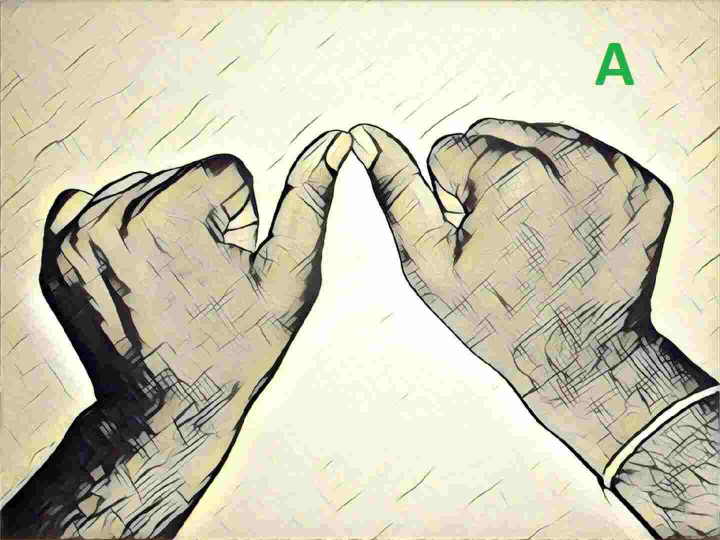
#> input picture letters/a.jpg, 1440 x 1080 px, given in place of the camera (shown at 1/2 size)
$ python main.py   (older library calls are emulated)
#> lines starting #> are read from the running program, lines starting #| are printed output that depends on the picture; after the words box and inside, x2 and y2 are one past the last pixel; in counts of white or black regions, pixels touching at a corner belong together
### utils/image_transformation.py
import cv2
import numpy as np
import math
# [10 lines left out: function transform, not called in this run]

def resize(frame,size):
	return cv2.resize(frame,(size,size))

# [47 lines left out: functions threshold, get_contours, auto_canny, not called in this run]

def write_text(frame,text):
	font                   = cv2.FONT_HERSHEY_SIMPLEX
	bottomLeftCornerOfText = (50,50)
	fontScale              = 2
	fontColor              = (0,0,255)
	lineType               = 3

	cv2.putText(frame,text,bottomLeftCornerOfText,font,fontScale,fontColor,lineType)
	return frame

### main.py
from gtts import gTTS
import os
import cv2
import numpy as np
from utils.image_transformation import transform
from utils.image_transformation import write_text
from utils.load_data import process_image
import pickle
from sklearn.metrics import adjusted_rand_score
from utils.predict_labels import predict_label_correlation,predict_label_svm
def Image(path):
	frame = cv2.imread(path)

	o_frame = transform(frame)
	label = predict_label_svm(frame)

	annotated_img = write_text(frame,label)
	print(label)
	cv2.imshow('input',annotated_img)
	cv2.imshow('output',o_frame)
	cv2.waitKey(0)

def Video():
	# code for sentence
	word = ' '

	cap = cv2.VideoCapture(0)
	while not cap.isOpened():
		cap = cv2.VideoCapture(0)
		cv2.waitKey(1000)
	label = ''
	blank=''
	cntr = 1
	while True:
		flag, frame = cap.read()
#> frame is the input picture: shape (1080, 1440, 3); mean B, G, R 178.1, 199.3, 203.5
		# label = predict_label_svm(frame[100:300,400:600])
		if flag:
			frame = cv2.flip(frame,1)
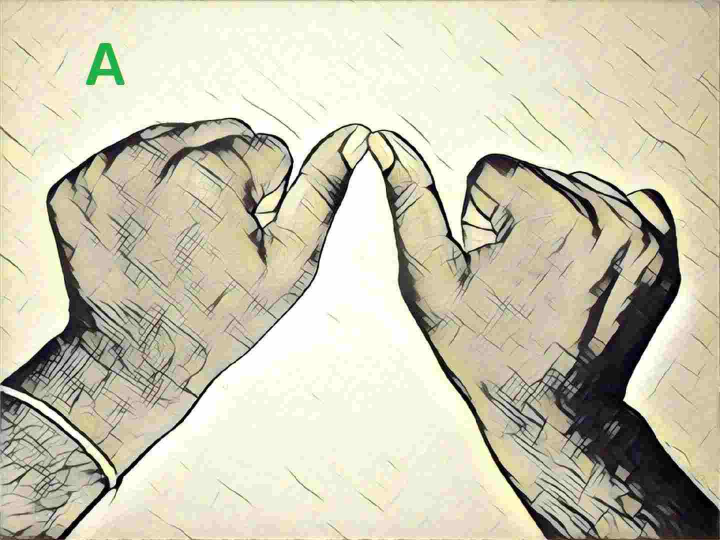
#> frame: shape (1080, 1440, 3) (shown at 1/2 size); mean B, G, R 178.1, 199.3, 203.5
			cv2.rectangle(frame,(400,100),(600,300),(255,0,0),2)
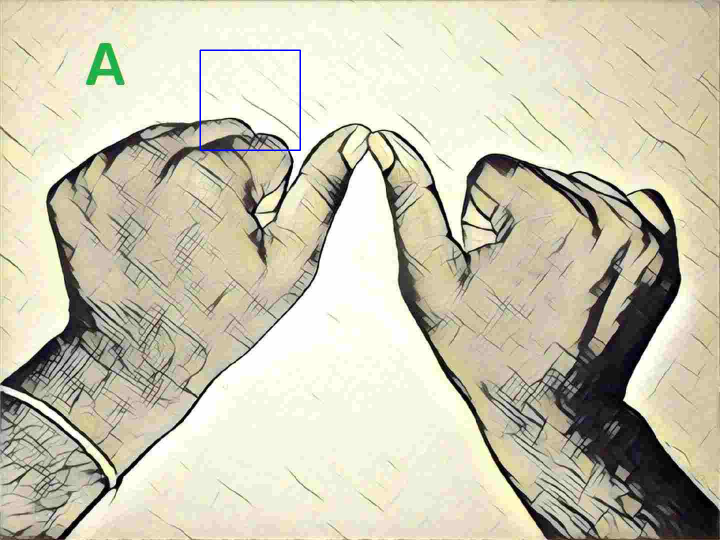
#> frame: shape (1080, 1440, 3) (shown at 1/2 size); 0.15% of pixels changed, all inside (x1, y1, x2, y2) = (399, 99, 602, 302)
			annotated_frame = write_text(frame,blank)
			cv2.imshow('input',annotated_frame)

		else:
			cv2.waitKey(1000)
		k = cv2.waitKey(5)
#> (key Esc is pressed here)
		#    tab breaks the flow -> text+audio
		if k == 27:
			return word
			break

		elif k == 9:
			label = predict_label_svm(frame[100:300,400:600])
			word=word+label

		elif k == ord('s'):
			cv2.imwrite('images/'+str(cntr)+'.jpg',frame[100:300,400:600])
			cntr += 1
			# adding a space with enter
		elif k == 13:
			label = " "
			word=word+label

# [8 lines of commented-out code are left out]

def test_images_correlation():
	with open('data/train.pickle', 'rb') as handle:
		train = pickle.load(handle)
	with open('data/test.pickle', 'rb') as handle:
		test = pickle.load(handle)
	for test_image in test:
		correlation={}
		best_value = 0
		found=''
		for key in train.keys():

			acc_list = []
			for img in train[key]:
				acc_list.append(adjusted_rand_score(img,test[test_image]))

			correlation[key]=max(acc_list)
			if correlation[key]>best_value:
				best_value=correlation[key]
				found = key
		print('Input: '+test_image+', Detected: '+found+' -> ' + str(test_image==found) + ' -> Confidence: ' + str(best_value))


if __name__ == "__main__":
	# test_transformation()
	#test_images_correlation()
	Video()
	cv2.destroyAllWindows()

$ run again, on letters/b.jpg
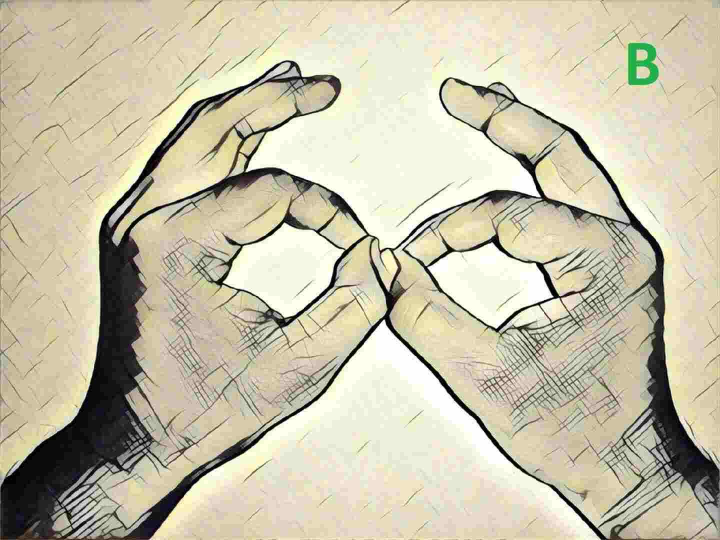
#> input picture letters/b.jpg, 1440 x 1080 px, given in place of the camera (shown at 1/2 size)
#> in Video, frame is the input picture: shape (1080, 1440, 3); mean B, G, R 170.2, 193.5, 199.7
#> in Video, `frame = cv2.flip(frame,1)`:
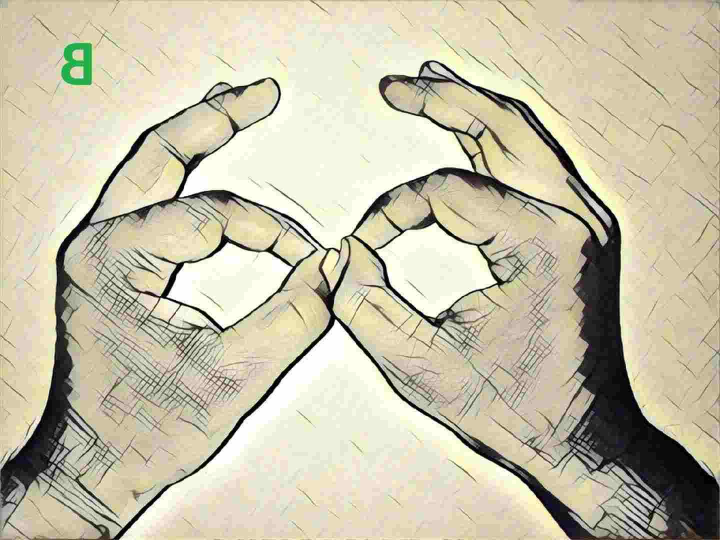
#> frame: shape (1080, 1440, 3) (shown at 1/2 size); mean B, G, R 170.2, 193.5, 199.7
#> in Video, `cv2.rectangle(frame,(400,100),(600,300),(255,0,0),2)`:
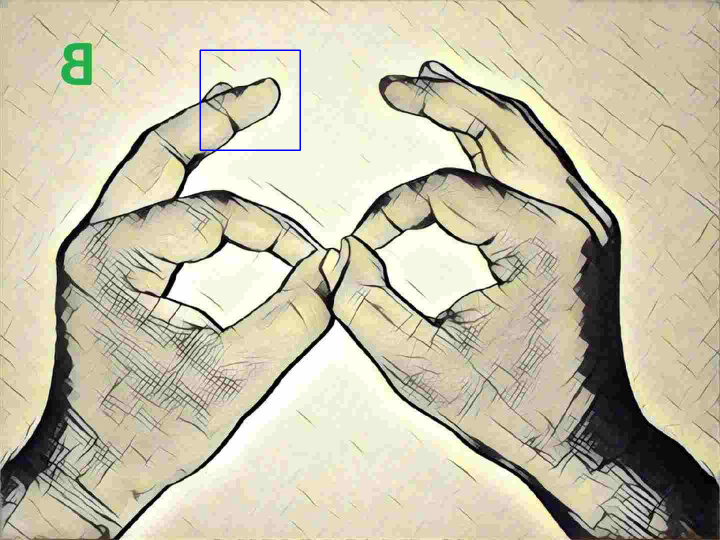
#> frame: shape (1080, 1440, 3) (shown at 1/2 size); 0.15% of pixels changed, all inside (x1, y1, x2, y2) = (399, 99, 602, 302)

$ run again, on letters/c.jpg
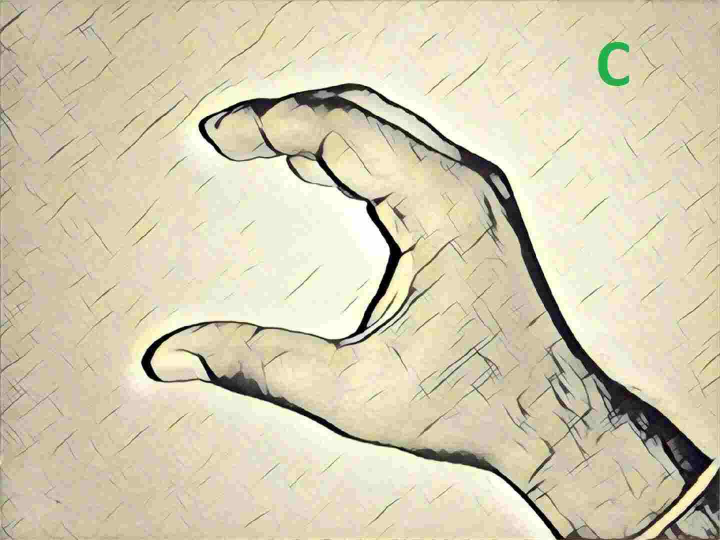
#> input picture letters/c.jpg, 1440 x 1080 px, given in place of the camera (shown at 1/2 size)
#> in Video, frame is the input picture: shape (1080, 1440, 3); mean B, G, R 178.7, 204.6, 213.6
#> in Video, `frame = cv2.flip(frame,1)`:
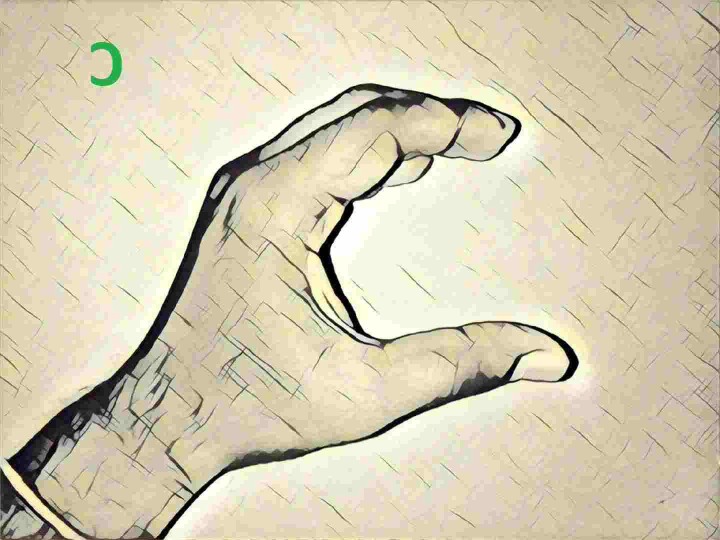
#> frame: shape (1080, 1440, 3) (shown at 1/2 size); mean B, G, R 178.7, 204.6, 213.6
#> in Video, `cv2.rectangle(frame,(400,100),(600,300),(255,0,0),2)`:
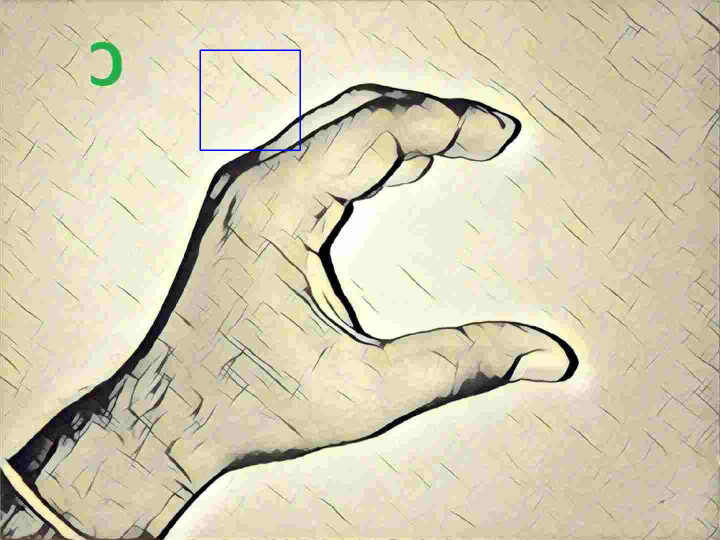
#> frame: shape (1080, 1440, 3) (shown at 1/2 size); 0.15% of pixels changed, all inside (x1, y1, x2, y2) = (399, 99, 602, 302)

$ run again, on letters/d.jpg
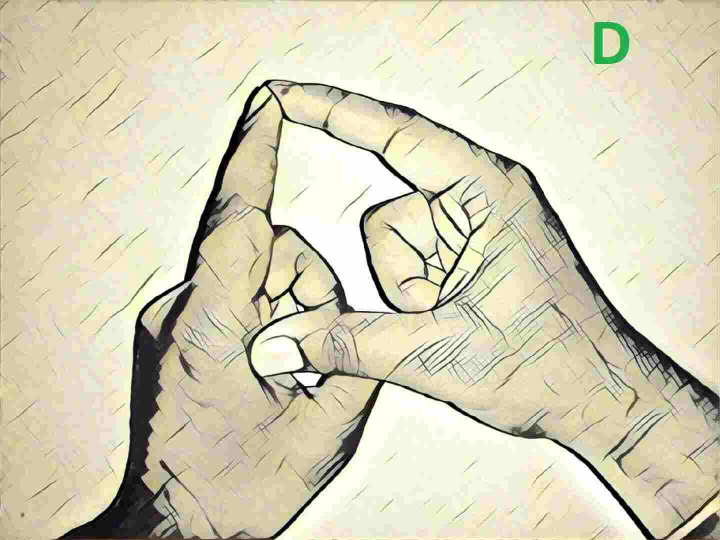
#> input picture letters/d.jpg, 1440 x 1080 px, given in place of the camera (shown at 1/2 size)
#> in Video, frame is the input picture: shape (1080, 1440, 3); mean B, G, R 184.1, 209.2, 214.7
#> in Video, `frame = cv2.flip(frame,1)`:
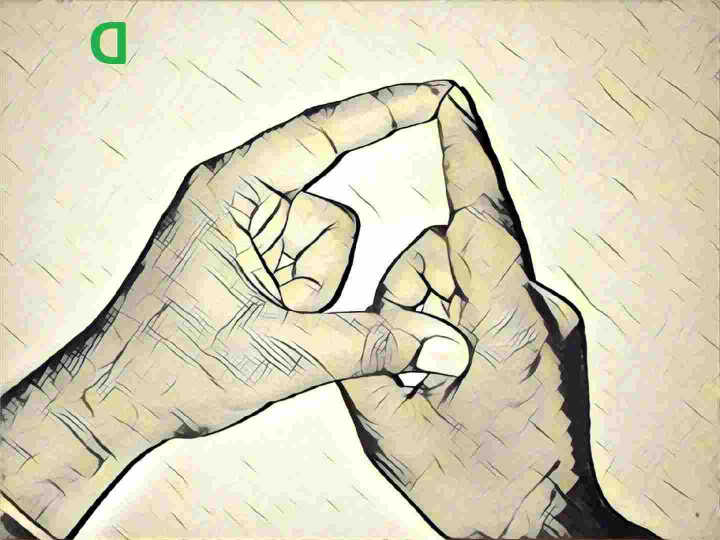
#> frame: shape (1080, 1440, 3) (shown at 1/2 size); mean B, G, R 184.1, 209.2, 214.7
#> in Video, `cv2.rectangle(frame,(400,100),(600,300),(255,0,0),2)`:
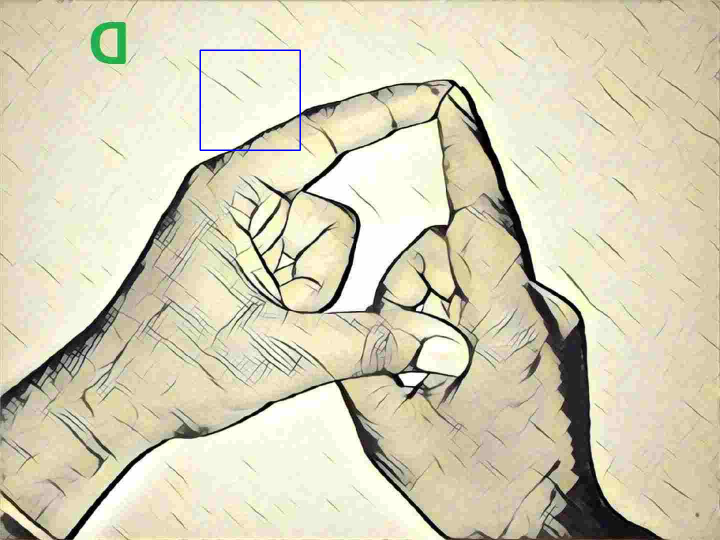
#> frame: shape (1080, 1440, 3) (shown at 1/2 size); 0.15% of pixels changed, all inside (x1, y1, x2, y2) = (399, 99, 602, 302)
